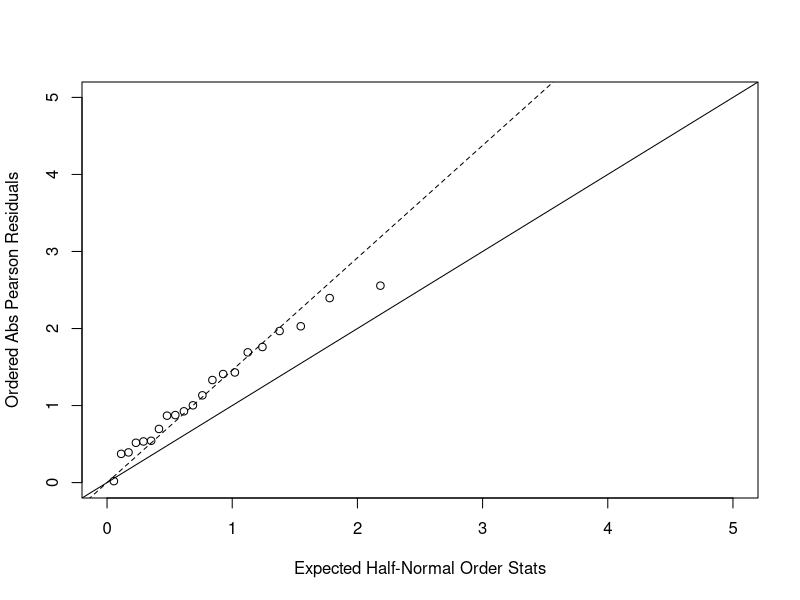

This figure's R source:
## ---- chunk 1
knitr::opts_chunk$set(echo = TRUE)
## ---- chunk 2
cancer = 
  data.frame(
    age = rep(c(25, 35, 45, 55, 65, 75), 2),
    al_con = c(rep('0-79',6), rep('80+', 6)),
    case = c(0, 5, 21, 34, 36, 8, 1, 4, 25, 42, 19, 5),
    control = c(106, 164, 138, 139, 88, 31, 9, 26, 29, 27, 18, 0))
cancer
logit_retro = glm(cbind(case, control)~ al_con + age, family = binomial(link='logit'), data = cancer)
summary(logit_retro)

p_v = 1-pchisq(logit_retro$deviance, 24-3)
## ---- chunk 3
cancer$age = as.factor(cancer$age)

M0 = M1 = glm(cbind(case, control)~ age, family = binomial(link='logit'), data = cancer)
M1 = glm(cbind(case, control)~ age + al_con, family = binomial(link='logit'), data = cancer)
summary(M0)
summary(M1)
## ---- chunk 4
del_dev = M0$deviance - M1$deviance
p_v = 1 - pchisq(del_dev, 1)
p_v
## ---- chunk 5
ger = 
  data.frame(
    seed = c(rep('O.75', 11), rep('O.73', 10)),
    media = c(rep('Bean', 5), rep('Cucm', 6), rep('Bean', 5), rep('Cucm', 5)),
    germed = c(10, 23, 23, 26, 17, 5, 53, 55, 32, 46, 10, 8, 10, 8, 23, 0, 3, 22, 15, 32, 3),
    num = c(39, 62, 81, 51, 39, 6, 74, 72, 51, 79, 13, 16, 30, 28, 45, 4, 12, 41, 30, 51, 7))
logit = glm(cbind(germed, num-germed) ~ seed+media, family = binomial(link='logit'), data = ger)
summary(logit)

p_v = 1-pchisq(logit$deviance, 21-3)
## ---- chunk 6
G.stat = sum(residuals(logit, type='pearson')^2)
phi = G.stat/(21-3)
phi
tilde.phi = logit$deviance/logit$df.residual
tilde.phi
## ---- chunk 7
res=residuals(logit,type='pearson')
plot(qnorm((21+1:21+0.5)/(2*21+1.125)),sort(abs(res)),
     xlab='Expected Half-Normal Order Stats',
     ylab='Ordered Abs Pearson Residuals', 
     ylim=c(0,5),
     xlim=c(0,5))
abline(a=0,b=1)
abline(a=0,b=sqrt(phi),lty=2)
## ---- chunk 8
summary(logit, dispersion=phi)
